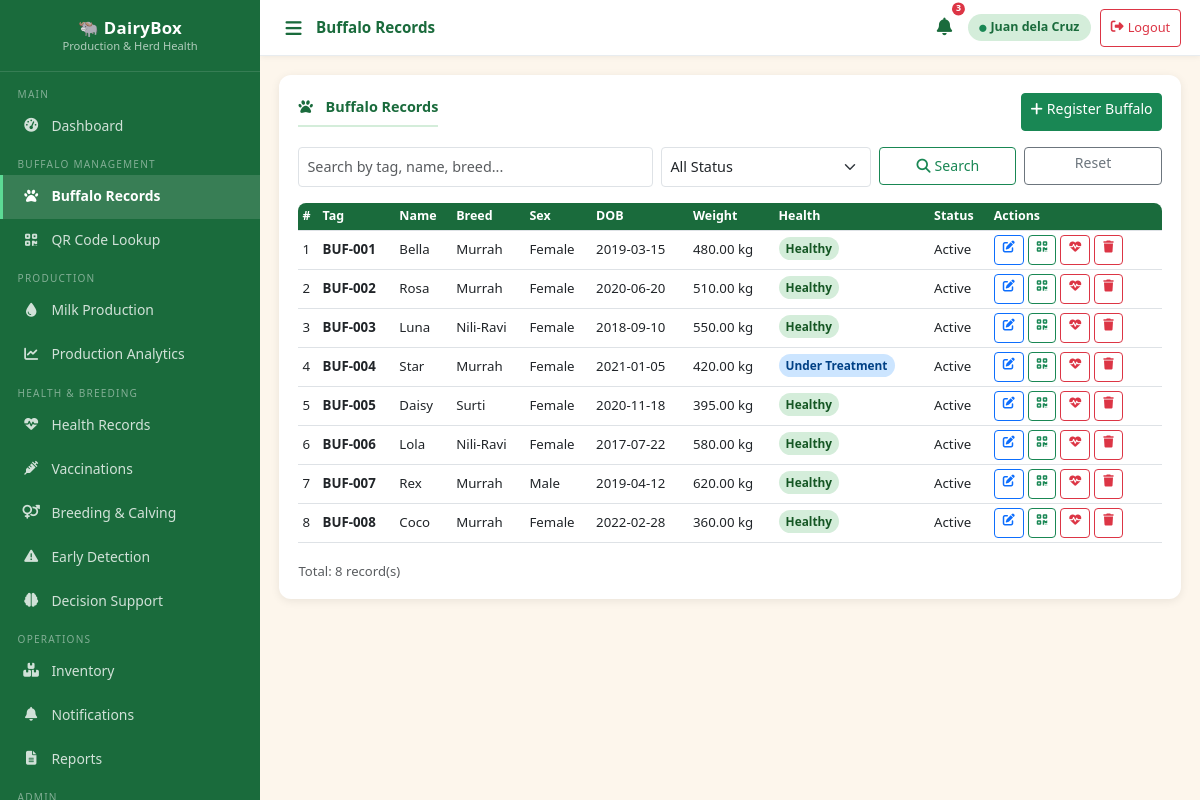
/modules/buffaloes.php (signed in), run on the app's committed database.
### tables this page shows
CREATE TABLE IF NOT EXISTS buffaloes (
    id              INT AUTO_INCREMENT PRIMARY KEY,
    tag_number      VARCHAR(40)  NOT NULL UNIQUE,
    qr_code         VARCHAR(100) UNIQUE,
    name            VARCHAR(80),
    breed           VARCHAR(80),
    sex             ENUM('Female','Male') DEFAULT 'Female',
    date_of_birth   DATE,
    weight_kg       DECIMAL(6,2),
    color           VARCHAR(50),
    acquisition_date DATE,
    acquisition_type ENUM('Born on Farm','Purchased','Donated') DEFAULT 'Born on Farm',
    status          ENUM('Active','Sold','Dead','Transferred') DEFAULT 'Active',
    health_status   ENUM('Healthy','Sick','Under Treatment','Recovered') DEFAULT 'Healthy',
    notes           TEXT,
    photo           VARCHAR(200),
    created_by      INT,
    created_at      TIMESTAMP DEFAULT CURRENT_TIMESTAMP,
    updated_at      TIMESTAMP DEFAULT CURRENT_TIMESTAMP ON UPDATE CURRENT_TIMESTAMP,
    FOREIGN KEY (created_by) REFERENCES users(id) ON DELETE SET NULL
);

### modules/buffaloes.php (the view, shortened to what this page needs)
<?php
$db        = getDB();
$action    = $_GET['action'] ?? 'list';
$editing = null;
$search = trim($_GET['search'] ?? '');
$where = "WHERE 1";
$params = [];
$stmt = $db->prepare("SELECT * FROM buffaloes $where ORDER BY tag_number ASC");
$stmt->execute($params);
$buffaloes = $stmt->fetchAll();
include '../includes/header.php';
?>
<?php if ($action === 'add' || $action === 'edit'): ?>
<div class="card-section">
    <div class="section-title"><i class="fa fa-paw me-2"></i><?= $editing ? 'Edit Buffalo' : 'Register New Buffalo' ?></div>
    <form method="POST">
        <input type="hidden" name="id" value="<?= $editing['id'] ?? 0 ?>">
        <div class="row g-3">
            <div class="col-md-3">
                <label class="form-label fw-semibold">Tag Number *</label>
                <input type="text" name="tag_number" class="form-control" value="<?= htmlspecialchars($editing['tag_number'] ?? '') ?>" required>
            </div>
            <div class="col-md-3">
                <label class="form-label fw-semibold">Name</label>
                <input type="text" name="name" class="form-control" value="<?= htmlspecialchars($editing['name'] ?? '') ?>">
            </div>
            <div class="col-md-3">
                <label class="form-label fw-semibold">Breed</label>
                <input type="text" name="breed" class="form-control" value="<?= htmlspecialchars($editing['breed'] ?? '') ?>" placeholder="e.g. Murrah, Nili-Ravi">
            </div>
            <div class="col-md-3">
                <label class="form-label fw-semibold">Sex</label>
                <select name="sex" class="form-select">
                    <option value="Female" <?= ($editing['sex']??'Female')==='Female'?'selected':'' ?>>Female</option>
                    <option value="Male"   <?= ($editing['sex']??'')==='Male'?'selected':'' ?>>Male</option>
                </select>
            </div>
            <div class="col-md-3">
                <label class="form-label fw-semibold">Date of Birth</label>
                <input type="date" name="date_of_birth" class="form-control" value="<?= $editing['date_of_birth'] ?? '' ?>">
            </div>
            <div class="col-md-3">
                <label class="form-label fw-semibold">Weight (kg)</label>
                <input type="number" step="0.01" name="weight_kg" class="form-control" value="<?= $editing['weight_kg'] ?? '' ?>">
            </div>
            <div class="col-md-3">
                <label class="form-label fw-semibold">Color</label>
                <input type="text" name="color" class="form-control" value="<?= htmlspecialchars($editing['color'] ?? '') ?>">
            </div>
            <div class="col-md-3">
                <label class="form-label fw-semibold">Acquisition Type</label>
                <select name="acquisition_type" class="form-select">
                    <?php foreach (['Born on Farm','Purchased','Donated'] as $at): ?>
                    <option value="<?= $at ?>" <?= ($editing['acquisition_type']??'')===$at?'selected':'' ?>><?= $at ?></option>
                    <?php endforeach; ?>
                </select>
            </div>
            <div class="col-md-3">
                <label class="form-label fw-semibold">Acquisition Date</label>
                <input type="date" name="acquisition_date" class="form-control" value="<?= $editing['acquisition_date'] ?? '' ?>">
            </div>
            <div class="col-md-3">
                <label class="form-label fw-semibold">Status</label>
                <select name="status" class="form-select">
                    <?php foreach (['Active','Sold','Dead','Transferred'] as $st): ?>
                    <option value="<?= $st ?>" <?= ($editing['status']??'Active')===$st?'selected':'' ?>><?= $st ?></option>
                    <?php endforeach; ?>
                </select>
            </div>
            <div class="col-md-3">
                <label class="form-label fw-semibold">Health Status</label>
                <select name="health_status" class="form-select">
                    <?php foreach (['Healthy','Sick','Under Treatment','Recovered'] as $hs): ?>
                    <option value="<?= $hs ?>" <?= ($editing['health_status']??'Healthy')===$hs?'selected':'' ?>><?= $hs ?></option>
                    <?php endforeach; ?>
                </select>
            </div>
            <div class="col-md-12">
                <label class="form-label fw-semibold">Notes</label>
                <textarea name="notes" class="form-control" rows="2"><?= htmlspecialchars($editing['notes'] ?? '') ?></textarea>
            </div>
        </div>
        <div class="mt-3 d-flex gap-2">
            <button type="submit" class="btn btn-success"><i class="fa fa-save me-1"></i><?= $editing ? 'Update' : 'Register Buffalo' ?></button>
            <a href="buffaloes.php" class="btn btn-outline-secondary">Cancel</a>
        </div>
    </form>
</div>
<?php else: ?>
<div class="card-section">
    <div class="d-flex flex-wrap justify-content-between align-items-center mb-3 gap-2">
        <div class="section-title mb-0"><i class="fa fa-paw me-2"></i>Buffalo Records</div>
        <a href="?action=add" class="btn btn-success btn-sm no-print"><i class="fa fa-plus me-1"></i>Register Buffalo</a>
    </div>
    <form class="row g-2 mb-3 no-print" method="GET">
        <div class="col-md-5">
            <input type="text" name="search" class="form-control form-control-sm" placeholder="Search by tag, name, breed..." value="<?= htmlspecialchars($search) ?>">
        </div>
        <div class="col-md-3">
            <select name="status_f" class="form-select form-select-sm">
                <option value="">All Status</option>
            </select>
        </div>
        <div class="col-md-2">
            <button type="submit" class="btn btn-sm btn-outline-success w-100"><i class="fa fa-search me-1"></i>Search</button>
        </div>
        <div class="col-md-2">
            <a href="buffaloes.php" class="btn btn-sm btn-outline-secondary w-100">Reset</a>
        </div>
    </form>
    <div class="table-responsive">
    <table class="table table-hover table-sm">
        <thead>
            <tr><th>#</th><th>Tag</th><th>Name</th><th>Breed</th><th>Sex</th><th>DOB</th><th>Weight</th><th>Health</th><th>Status</th><th class="no-print">Actions</th></tr>
        </thead>
        <tbody>
        <?php foreach ($buffaloes as $i => $b):
            $hCls = match($b['health_status']) {
                'Healthy'        => 'badge-healthy',
                'Sick'           => 'badge-sick',
                'Under Treatment'=> 'badge-treated',
                default          => 'badge-custom bg-secondary text-white'
            };
        ?>
        <tr>
            <td><?= $i+1 ?></td>
            <td><strong><?= htmlspecialchars($b['tag_number']) ?></strong></td>
            <td><?= htmlspecialchars($b['name'] ?? '-') ?></td>
            <td><?= htmlspecialchars($b['breed'] ?? '-') ?></td>
            <td><?= $b['sex'] ?></td>
            <td><?= $b['date_of_birth'] ?? '-' ?></td>
            <td><?= $b['weight_kg'] ? $b['weight_kg'].' kg' : '-' ?></td>
            <td><span class="badge-custom <?= $hCls ?>"><?= $b['health_status'] ?></span></td>
            <td><?= $b['status'] ?></td>
            <td class="no-print">
                <div class="d-flex gap-1">
                    <a href="?action=edit&id=<?= $b['id'] ?>" class="btn btn-xs btn-outline-primary" title="Edit" style="padding:.2rem .5rem;font-size:.75rem"><i class="fa fa-edit"></i></a>
                    <a href="qr_scan.php?id=<?= $b['id'] ?>" class="btn btn-xs btn-outline-success" title="QR" style="padding:.2rem .5rem;font-size:.75rem"><i class="fa fa-qrcode"></i></a>
                    <a href="health_records.php?buffalo_id=<?= $b['id'] ?>" class="btn btn-xs btn-outline-danger" title="Health" style="padding:.2rem .5rem;font-size:.75rem"><i class="fa fa-heartbeat"></i></a>
                    <a href="?delete=<?= $b['id'] ?>" class="btn btn-xs btn-outline-danger" title="Delete" style="padding:.2rem .5rem;font-size:.75rem" onclick="return confirm('Delete this record?')"><i class="fa fa-trash"></i></a>
                </div>
            </td>
        </tr>
        <?php endforeach; ?>
        </tbody>
    </table>
    </div>
    <small class="text-muted">Total: <?= count($buffaloes) ?> record(s)</small>
</div>
<?php endif; ?>
<?php include '../includes/footer.php'; ?>

### assets/css/style.css (style rules this page uses)
:root { --green-dark: #1a6b3c; --green-main: #28a745; --green-light: #d4edda; --cream: #fdf6ec; --sidebar-w: 260px; --topbar-h: 56px; --bottom-nav-h: 60px; --radius: 12px; --shadow: 0 2px 10px rgba(0,0,0,.08); }
*, *::before, *::after { box-sizing: border-box; }
body { margin: 0; padding: 0; font-family: 'Segoe UI', system-ui, -apple-system, sans-serif; font-size: 15px; -webkit-tap-highlight-color: transparent; }
body.app-body { background: var(--cream); overflow-x: hidden; }
.card-section { background: #fff; border-radius: var(--radius); padding: 1.1rem 1.2rem; box-shadow: var(--shadow); margin-bottom: 1.2rem; }
.card-section .section-title { font-weight: 700; font-size: .9rem; color: var(--green-dark); border-bottom: 2px solid var(--green-light); padding-bottom: .45rem; margin-bottom: .9rem; display: flex; align-items: center; justify-content: space-between; flex-wrap: wrap; gap: .3rem; }
.table th { background: var(--green-dark); color: #fff; font-size: .78rem; font-weight: 600; white-space: nowrap; }
.table td { font-size: .83rem; vertical-align: middle; }
.table-responsive { border-radius: 8px; overflow: auto; -webkit-overflow-scrolling: touch; }
.badge-healthy { background: #d4edda; color: #155724; }
.badge-treated { background: #cce5ff; color: #004085; }
.badge-custom { padding: .28em .6em; border-radius: 20px; font-size: .74rem; font-weight: 600; }
.btn { min-height: 38px; font-size: .88rem; }
.btn-xs { padding: .25rem .5rem; font-size: .74rem; line-height: 1.4; border-radius: .25rem; min-height: 30px; }
.form-control, .form-select { font-size: .9rem; min-height: 40px; }

### data on the page
buffaloes: tag_number "BUF-001", name "Bella", breed "Murrah", sex "Female", date_of_birth "2019-03-15", weight_kg "480.00", health_status "Healthy", status "Active"
buffaloes: tag_number "BUF-002", name "Rosa", breed "Murrah", sex "Female", date_of_birth "2020-06-20", weight_kg "510.00", health_status "Healthy", status "Active"
buffaloes: tag_number "BUF-003", name "Luna", breed "Nili-Ravi", sex "Female", date_of_birth "2018-09-10", weight_kg "550.00", health_status "Healthy", status "Active"
buffaloes: tag_number "BUF-004", name "Star", breed "Murrah", sex "Female", date_of_birth "2021-01-05", weight_kg "420.00", health_status "Under Treatment", status "Active"
buffaloes: tag_number "BUF-005", name "Daisy", breed "Surti", sex "Female", date_of_birth "2020-11-18", weight_kg "395.00", health_status "Healthy", status "Active"
buffaloes: tag_number "BUF-006", name "Lola", breed "Nili-Ravi", sex "Female", date_of_birth "2017-07-22", weight_kg "580.00", health_status "Healthy", status "Active"
buffaloes: tag_number "BUF-007", name "Rex", breed "Murrah", sex "Male", date_of_birth "2019-04-12", weight_kg "620.00", health_status "Healthy", status "Active"
buffaloes: tag_number "BUF-008", name "Coco", breed "Murrah", sex "Female", date_of_birth "2022-02-28", weight_kg "360.00", health_status "Healthy", status "Active"

### other printed values
$pageTitle "Buffalo Records"
$nc2 "3"
$user['full_name'] "Juan dela Cruz"
count($buffaloes) "8"
